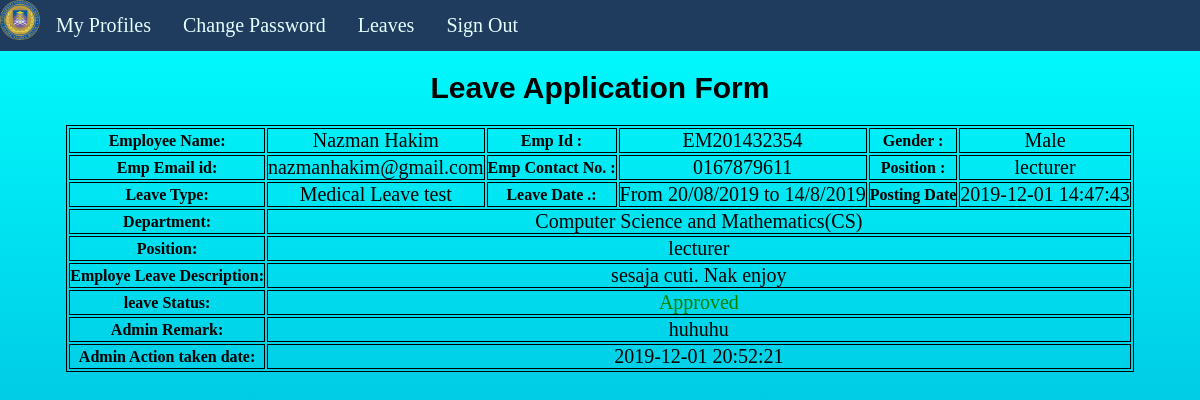
Screenshot of /form.php?leaveid=24 with the database file from the repository.
### tables this page shows
CREATE TABLE `tblleaves` (
  `id` int(11) NOT NULL,
  `LeaveType` varchar(110) NOT NULL,
  `ToDate` varchar(120) NOT NULL,
  `FromDate` varchar(120) NOT NULL,
  `Description` mediumtext NOT NULL,
  `PostingDate` timestamp NOT NULL DEFAULT CURRENT_TIMESTAMP,
  `AdminRemark` mediumtext,
  `AdminRemarkDate` varchar(120) DEFAULT NULL,
  `Status` int(1) NOT NULL,
  `StatusHead` int(1) NOT NULL,
  `IsRead` int(1) NOT NULL,
  `IsReadHead` int(1) NOT NULL,
  `empid` int(11) DEFAULT NULL
);

CREATE TABLE `tblemployees` (
  `id` int(11) NOT NULL,
  `EmpId` varchar(100) NOT NULL,
  `FirstName` varchar(150) NOT NULL,
  `LastName` varchar(150) NOT NULL,
  `EmailId` varchar(200) NOT NULL,
  `Password` varchar(180) NOT NULL,
  `Gender` varchar(100) NOT NULL,
  `Dob` varchar(100) NOT NULL,
  `Department` varchar(255) NOT NULL,
  `Position` varchar(100) NOT NULL,
  `Address` varchar(255) NOT NULL,
  `City` varchar(200) NOT NULL,
  `Country` varchar(150) NOT NULL,
  `Phonenumber` char(11) NOT NULL,
  `Status` int(1) NOT NULL,
  `RegDate` timestamp NOT NULL DEFAULT CURRENT_TIMESTAMP
);

### form.php (the view, shortened to what this page needs)
<?php
  include('includes/config.php');
 ?>
<!DOCTYPE html>
<html lang="en">
    <head>
    </head>
    <body>
      <?php include('includes/sidebar.php');?>
        <main class="mn-inner">
            <div class="content">
              <center><h3>Leave Application Form</h3>
              <table>
                <tbody>
                  <?php
                  $eid=intval($_GET['leaveid']);
                  $sql = "SELECT tblleaves.id as eid,tblemployees.FirstName,tblemployees.LastName,tblemployees.EmpId,tblemployees.id,tblemployees.Gender,tblemployees.Phonenumber,tblemployees.EmailId,tblemployees.Department,tblemployees.Position,tblleaves.LeaveType,tblleaves.ToDate,tblleaves.FromDate,tblleaves.Description,tblleaves.PostingDate,tblleaves.Status,tblleaves.AdminRemark,tblleaves.AdminRemarkDate from tblleaves join tblemployees on tblleaves.empid=tblemployees.id where tblleaves.id=:eid";
                  $query = $dbh -> prepare($sql);
                  $query->bindParam(':eid',$eid,PDO::PARAM_STR);
                  $query->execute();
                  $results=$query->fetchAll(PDO::FETCH_OBJ);
                  if($query->rowCount() > 0)
                  {
                    foreach($results as $result)
                    { ?>
                      <tr>
                        <td style="font-size:16px;"> <b>Employee Name:</b></td>
                        <td><?php echo htmlentities($result->FirstName." ".$result->LastName);?></td>
                        <td style="font-size:16px;"><b>Emp Id :</b></td>
                        <td><?php echo htmlentities($result->EmpId);?></td>
                        <td style="font-size:16px;"><b>Gender :</b></td>
                        <td><?php echo htmlentities($result->Gender);?></td>
                      </tr>
                      <tr>
                        <td style="font-size:16px;"><b>Emp Email id:</b></td>
                        <td><?php echo htmlentities($result->EmailId);?></td>
                        <td style="font-size:16px;"><b>Emp Contact No. :</b></td>
                        <td><?php echo htmlentities($result->Phonenumber);?></td>
                        <td style="font-size:16px;"><b>Position :</b></td>
                        <td><?php echo htmlentities($result->Position);?></td>
                      </tr>
                      <tr>
                        <td style="font-size:16px;"><b>Leave Type:</b></td>
                        <td><?php echo htmlentities($result->LeaveType);?></td>
                        <td style="font-size:16px;"><b>Leave Date .:</b></td>
                        <td>From <?php echo htmlentities($result->FromDate);?> to <?php echo htmlentities($result->ToDate);?></td>
                        <td style="font-size:16px;"><b>Posting Date</b></td>
                        <td><?php echo htmlentities($result->PostingDate);?></td>
                      </tr>
                      <tr>
                        <td style="font-size:16px;"><b>Department: </b></td>
                        <td colspan="5"><?php echo htmlentities($result->Department);?></td>
                      </tr>
                      <tr>
                        <td style="font-size:16px;"><b>Position: </b></td>
                        <td colspan="5"><?php echo htmlentities($result->Position);?></td>
                      </tr>
                      <tr>
                        <td style="font-size:16px;"><b>Employe Leave Description: </b></td>
                        <td colspan="5"><?php echo htmlentities($result->Description);?></td>
                      </tr>
                      <tr>
                        <td style="font-size:16px;"><b>leave Status:</b></td>
                        <td colspan="5"><?php $stats=$result->Status;
                          if($stats==1)
                          {?>
                            <span style="color: green">Approved</span>
                            <?php
                          } if($stats==2)
                          { ?>
                            <span style="color: red">Not Approved</span>
                            <?php
                          } if($stats==0)
                          { ?>
                            <span style="color: blue">waiting for approval</span>
                            <?php
                          } ?>
                        </td>
                      </tr>
                      <tr>
                        <td style="font-size:16px;"><b>Admin Remark: </b></td>
                        <td colspan="5"><?php
                        if($result->AdminRemark==""){
                          echo "waiting for Approval";
                        }
                        else{
                        echo htmlentities($result->AdminRemark);
                        }
                        ?></td>
                      </tr>
                      <tr>
                        <td style="font-size:16px;"><b>Admin Action taken date: </b></td>
                        <td colspan="5"><?php
                          if($result->AdminRemarkDate=="")
                          {
                            echo "NA";
                          }
                          else{
                            echo htmlentities($result->AdminRemarkDate);
                          }?>
                        </td>
                      </tr>
                      <?php $cnt++;
                    }
                  }?>
                </tbody>
              </table>
            </div>
        </main>
    </body>
</html>

### form.php (style rules this page uses)
h3,h4 { padding: 10px; margin: 10px; font-family: Impact,Charcoal,sans-serif; font-size: 30px; }
table, th, td { border: 1px solid black; }
body { background: linear-gradient(to bottom, #00ffff 0%, #0099cc 100%); background-size: cover; background-attachment: fixed; font-size: 20px; }
td { text-align: center; }

### includes/sidebar.php (style rules this page uses)
* { margin: 0; padding: 0; }

### rows the page displays
tblleaves: tblemployees.FirstName+LastName "Nazman Hakim", tblemployees.EmpId "EM201432354", tblemployees.Gender "Male", tblemployees.EmailId "nazmanhakim@gmail.com", tblemployees.Phonenumber "0167879611", tblemployees.Position "lecturer", LeaveType "Medical Leave test", FromDate "20/08/2019", ToDate "14/8/2019", PostingDate "2019-12-01 14:47:43", tblemployees.Department "Computer Science and Mathematics(CS)", Description "sesaja cuti. Nak enjoy", Status "Approved", AdminRemark "huhuhu", AdminRemarkDate "2019-12-01 20:52:21"
